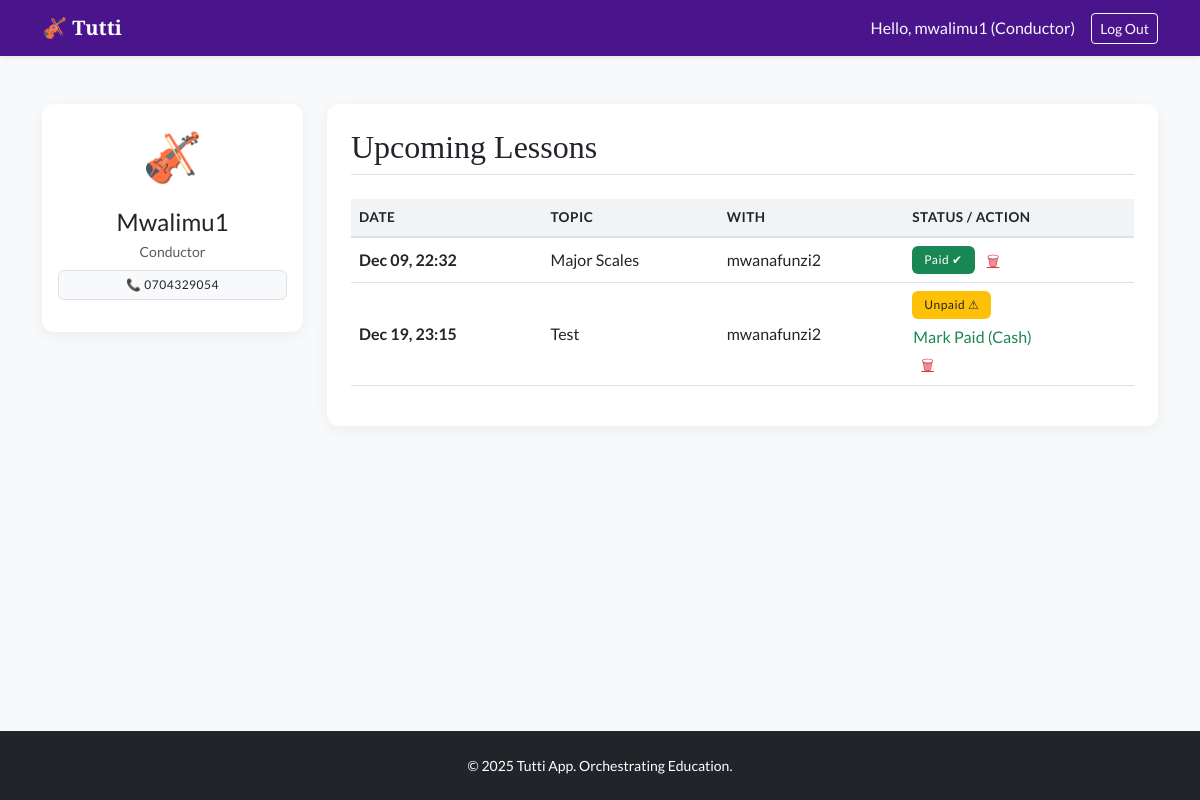
Screenshot of / (signed in) with the database file from the repository.
### tuttiapp/models.py (models this page shows, shortened)
class User(AbstractUser):
    is_teacher = models.BooleanField(default=False)
    is_student = models.BooleanField(default=False)
    phone_number = models.CharField(max_length=15, blank=True, null=True, validators=[validate_kenyan_phone])

class Lesson(models.Model):
    STATUS_CHOICES = [
        ('REQUESTED', 'Requested'),  # Student requested a lesson
        ('SCHEDULED', 'Scheduled'),
        ('RESCHEDULE_PENDING', 'Reschedule Pending'), # Teacher requested reschedule
        ('COMPLETED', 'Completed'),       # Lesson happened, teacher marked it
        ('PENDING_PAYMENT', 'Pending Payment'), # Waiting for M-Pesa
        ('PAID', 'Paid'),                 # Money received
        ('CANCELLED', 'Cancelled'),
    ]
    teacher = models.ForeignKey(settings.AUTH_USER_MODEL, on_delete=models.CASCADE, related_name='lessons_taught')
    student = models.ForeignKey(settings.AUTH_USER_MODEL, on_delete=models.CASCADE, related_name='lessons_taken')
    start_time = models.DateTimeField()
    duration_minutes = models.PositiveIntegerField(default=60)
    topic = models.CharField(max_length=200, help_text="What are you teaching? e.g. Major Scales")
    teacher_notes = models.TextField(blank=True, help_text="Notes for the student to practice")
    price = models.DecimalField(max_digits=8, decimal_places=2, default=1500.00)
    status = models.CharField(max_length=20, choices=STATUS_CHOICES, default='SCHEDULED')
    is_student_reminder_sent = models.BooleanField(default=False)

### tuttiapp/views.py (the view)
# urls.py: path('', views.dashboard, name='dashboard'), # this means that dashboard is the homepage
@login_required # Ensure only logged-in users can access
def dashboard(request):
    user = request.user # Get the logged-in user
    context = {} # Initialize empty context
    if user.is_superuser:
        total_students = User.objects.filter(is_student=True).count()
        total_teachers = User.objects.filter(is_teacher=True).count()
        revenue_data = MpesaTransaction.objects.filter(is_successful=True).aggregate(Sum('amount'))
        total_revenue = revenue_data['amount__sum'] or 0
        recent_transactions = MpesaTransaction.objects.all().order_by('-transaction_date')[:5]
        recent_users = User.objects.all().order_by('-date_joined')[:5]
        context = {
            'is_admin': True, # Flag to tell template to show Admin Mode
            'total_students': total_students,
            'total_teachers': total_teachers,
            'total_revenue': total_revenue,
            'recent_transactions': recent_transactions,
            'recent_users': recent_users,
        }
    elif user.is_teacher:
        my_lessons = Lesson.objects.filter(teacher=user).order_by('start_time')
        context = {'lessons': my_lessons}
    elif user.is_student:
        my_lessons = Lesson.objects.filter(student=user).order_by('start_time')
        context = {'lessons': my_lessons}
    return render(request, 'tuttiapp/dashboard.html', context)

### tuttiapp/templates/tuttiapp/dashboard.html (shortened to what this page needs)
{% extends 'tuttiapp/base.html' %}
{% block content %}
{% if is_admin %}
<div class="row mb-4">
    <div class="col-12">
        <h2 class="text-primary mb-3">🎻 Studio Command Center</h2>
    </div>
    <div class="col-md-4">
        <div class="card bg-success text-white mb-3 shadow">
            <div class="card-body">
                <h5 class="card-title">Total Revenue</h5>
                <p class="display-4 fw-bold">KES {{ total_revenue }}</p>
                <small>Lifetime M-Pesa Collections</small>
            </div>
        </div>
    </div>
    <div class="col-md-4">
        <div class="card bg-info text-white mb-3 shadow">
            <div class="card-body">
                <h5 class="card-title">Active Performers</h5>
                <p class="display-4 fw-bold">{{ total_students }}</p>
                <small>Registered Students</small>
            </div>
        </div>
    </div>
    <div class="col-md-4">
        <div class="card bg-warning text-dark mb-3 shadow">
            <div class="card-body">
                <h5 class="card-title">Conductors</h5>
                <p class="display-4 fw-bold">{{ total_teachers }}</p>
                <small>Active Teachers</small>
            </div>
        </div>
    </div>
</div>
<div class="row">
    <div class="col-md-7">
        <div class="card shadow mb-4">
            <div class="card-header bg-white border-bottom-0 pt-3">
                <h5 class="mb-0">💸 Recent Transactions</h5>
            </div>
            <div class="card-body p-0">
                <table class="table table-hover table-striped mb-0">
                    <thead class="table-light">
                        <tr>
                            <th>Phone</th>
                            <th>Amount</th>
                            <th>Receipt</th>
                            <th>Status</th>
                        </tr>
                    </thead>
                    <tbody>
                        {% for tx in recent_transactions %}
                        <tr>
                            <td>{{ tx.phone_number }}</td>
                            <td>KES {{ tx.amount }}</td>
                            <td><small>{{ tx.mpesa_receipt_number|default:"-" }}</small></td>
                            <td>
                                {% if tx.is_successful %}
                                <span class="badge bg-success">Success</span>
                                {% else %}
                                <span class="badge bg-danger">Failed</span>
                                {% endif %}
                            </td>
                        </tr>
                        {% empty %}
                        <tr>
                            <td colspan="4" class="text-center py-3">No transactions yet.</td>
                        </tr>
                        {% endfor %}
                    </tbody>
                </table>
            </div>
        </div>
    </div>
    <div class="col-md-5">
        <div class="card shadow">
            <div class="card shadow">
                <div
                    class="card-header bg-white border-bottom-0 pt-3 d-flex justify-content-between align-items-center">
                    <h5 class="mb-0">👥 New Users</h5>
                    <a href="{% url 'manage_users' %}" class="btn btn-sm btn-primary">Manage All Users</a>
                </div>
                <div class="card-body p-0">
                    <ul class="list-group list-group-flush">
                        {% for u in recent_users %}
                        <li class="list-group-item d-flex justify-content-between align-items-center">
                            <div>
                                <strong>{{ u.username }}</strong>
                                <div class="small text-muted">{{ u.email }}</div>
                            </div>
                            {% if u.is_teacher %}
                            <span class="badge bg-primary rounded-pill">Teacher</span>
                            {% elif u.is_student %}
                            <span class="badge bg-info rounded-pill">Student</span>
                            {% else %}
                            <span class="badge bg-secondary rounded-pill">Admin</span>
                            {% endif %}
                        </li>
                        {% endfor %}
                    </ul>
                </div>
            </div>
        </div>
    </div>
    {% else %}
    <div class="row">
        <div class="col-md-3 mb-4">
            <div class="card p-3 text-center">
                <div class="mb-3">
                    <span style="font-size: 3rem;">
                        {% if user.is_teacher %}🎻{% else %}🎹{% endif %}
                    </span>
                </div>
                <h4 class="mb-1">{{ user.username|title }}</h4>
                <p class="text-muted small mb-2">
                    {% if user.is_teacher %}Conductor{% else %}Performer{% endif %}
                </p>
                <p class="badge bg-light text-dark border">
                    📞 {{ user.phone_number|default:"No Phone Set" }}
                </p>
            </div>
        </div>
        <div class="col-md-9">
            <div class="card p-4">
                <h2 class="mb-4 border-bottom pb-2">Upcoming Lessons</h2>
                {% if lessons %}
                <div class="table-responsive">
                    <table class="table table-hover align-middle">
                        <thead>
                            <tr>
                                <th>Date</th>
                                <th>Topic</th>
                                <th>With</th>
                                <th>Status / Action</th>
                            </tr>
                        </thead>
                        <tbody>
                            {% for lesson in lessons %}
                            <tr>
                                <td class="fw-bold">{{ lesson.start_time|date:"M d, H:i" }}</td>
                                <td>{{ lesson.topic }}</td>
                                <td>
                                    {% if user.is_teacher %}
                                    {{ lesson.student.username }}
                                    {% else %}
                                    {{ lesson.teacher.username }}
                                    {% endif %}
                                </td>
                                <td>
                                    {% if lesson.status == 'REQUESTED' %}
                                    {% if user.is_teacher %}
                                    <form action="{% url 'approve_lesson' lesson.id %}" method="post" class="d-inline">
                                        {% csrf_token %}
                                        <button type="submit" class="btn btn-sm btn-success">✔ Accept</button>
                                    </form>
                                    <form action="{% url 'decline_lesson' lesson.id %}" method="post" class="d-inline">
                                        {% csrf_token %}
                                        <button type="submit" class="btn btn-sm btn-outline-danger">✖</button>
                                    </form>
                                    {% else %}
                                    <span class="badge bg-secondary">Pending Approval</span>
                                    {% endif %}
                                    {% elif lesson.status == 'PENDING_PAYMENT' %}
                                    {% if user.is_student %}
                                    <a href="{% url 'initiate_payment' lesson.id %}"
                                        class="btn btn-sm btn-success shadow-sm">Pay via M-Pesa</a>
                                    {% else %}
                                    <span class="badge bg-warning text-dark">Unpaid ⚠</span>
                                    <div class="mt-1">
                                        <form action="{% url 'mark_lesson_paid' lesson.id %}" method="post"
                                            class="d-inline">
                                            <button type="submit"
                                                class="btn btn-link small text-success p-0 text-decoration-none">Mark
                                                Paid (Cash)</button>
                                        </form>
                                    </div>
                                    {% endif %}
                                    {% elif lesson.status == 'PAID' %}
                                    <span class="badge bg-success">Paid ✔</span>
                                    {% endif %}
                                    {% if user.is_teacher %}
                                    <form action="{% url 'delete_lesson' lesson.id %}" method="post"
                                        class="d-inline ms-2" onsubmit="return confirm('Delete this lesson?');">
                                        <button type="submit" class="btn btn-link text-danger p-0" title="Delete">
                                            <small>🗑</small>
                                        </button>
                                    </form>
                                    {% endif %}
                                </td>
                            </tr>
                            {% endfor %}
                        </tbody>
                    </table>
                </div>
                {% else %}
                <div class="text-center py-5">
                    <p class="text-muted mb-0">No lessons found on your stand.</p>
                    <small>Time to practice! 🎹</small>
                </div>
                {% endif %}
            </div>
        </div>
    </div>
    {% endif %}
    {% endblock %}

### tuttiapp/templates/tuttiapp/base.html (shortened to what this page needs)
{% load static %}
<!DOCTYPE html>
<html lang="en">
<head>
    <link href="https://cdn.jsdelivr.net/npm/bootstrap@5.3.0/dist/css/bootstrap.min.css" rel="stylesheet">
    <link rel="stylesheet" href="{% static 'tuttiapp/main.css' %}">
</head>
<body class="d-flex flex-column min-vh-100">
    <nav class="navbar navbar-expand-lg navbar-dark bg-primary shadow-sm">
        <div class="container">
            <a class="navbar-brand fw-bold" href="{% url 'dashboard' %}">
                🎻 Tutti
            </a>
            <div class="collapse navbar-collapse" id="navbarNav">
                <ul class="navbar-nav ms-auto align-items-center">
                    {% if user.is_authenticated %}
                        <li class="nav-item">
                            <span class="nav-link text-light disabled">
                                Hello, {{ user.username }}
                                {% if user.is_teacher %} (Conductor){% endif %}
                            </span>
                        </li>
                        <li class="nav-item ms-2">
                            <form action="{% url 'logout' %}" method="post" class="d-inline">
                                <button type="submit" class="btn btn-outline-light btn-sm">Log Out</button>
                            </form>
                        </li>
                    {% endif %}
                </ul>
            </div>
        </div>
    </nav>
    <main class="container my-5 flex-grow-1">
        {% block content %}{% endblock %}
    </main>
    <footer class="bg-dark text-white py-4 mt-auto">
        <div class="container text-center">
            <p class="mb-0 small">© 2025 Tutti App. Orchestrating Education.</p>
        </div>
    </footer>
</body>
</html>

### tuttiapp/static/tuttiapp/main.css (style rules this page uses)
:root { --tutti-purple: #4a148c; --tutti-gold: #ffc107; --tutti-bg: #f8f9fa; }
body { font-family: 'Lato', sans-serif; background-color: var(--tutti-bg); }
h1, h2, h3, .navbar-brand { font-family: 'Playfair Display', serif; }
.bg-primary { background-color: var(--tutti-purple) !important; }
.card { border: none; border-radius: 12px; box-shadow: 0 4px 15px rgba(0,0,0,0.05); transition: transform 0.2s; }
.table thead th { background-color: #f1f3f5; border-bottom: 2px solid #dee2e6; font-weight: bold; text-transform: uppercase; font-size: 0.85rem; letter-spacing: 0.5px; }
.badge { padding: 8px 12px; font-weight: 500; letter-spacing: 0.5px; }

### rows the page displays
User: username "mwalimu1", username "Mwalimu1", phone_number "0704329054"
Lesson: start_time "Dec 09, 22:32", topic "Major Scales", student.username "mwanafunzi2", status "Paid ✔"
Lesson: start_time "Dec 19, 23:15", topic "Test", student.username "mwanafunzi2", status "Unpaid ⚠"
